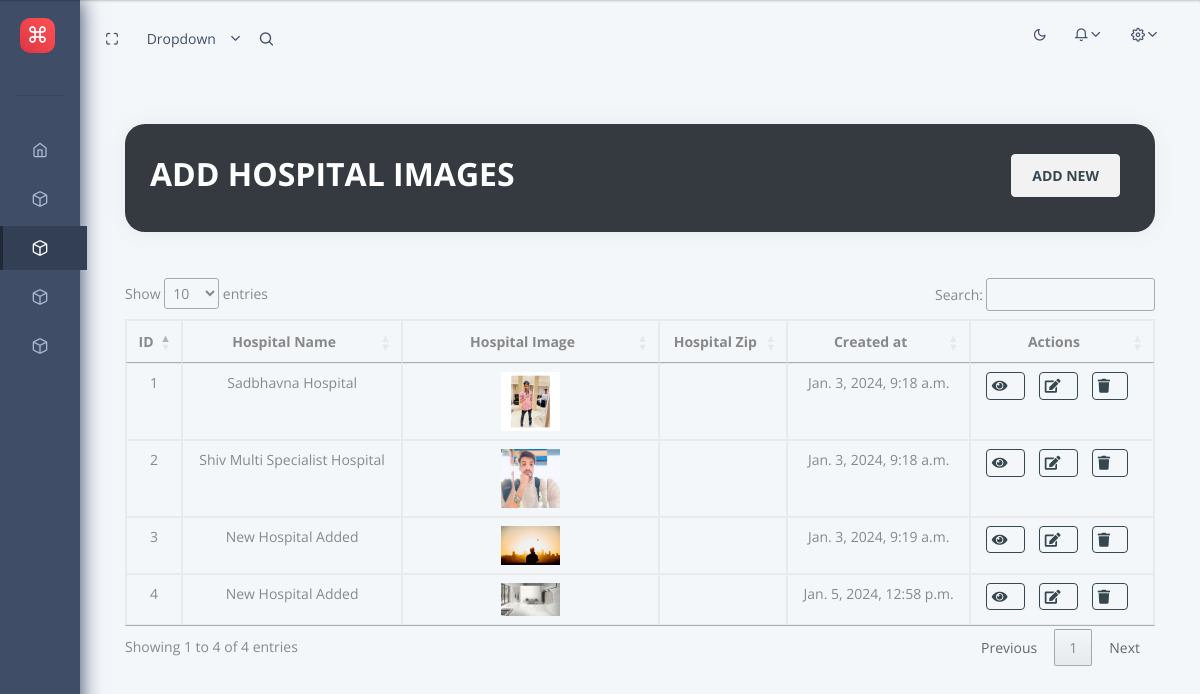
Screenshot of /home/dashboard/hospitals_upload_image/ (signed in) with the database file from the repository.
### home/models.py (models this page shows, shortened)
class HospitalImages(models.Model):
    id = models.AutoField(primary_key=True)
    hmid = models.ForeignKey(HospitalMaster, on_delete=models.CASCADE)
    vZipFileName = models.FileField(upload_to=get_upload_path, blank=True, null=True)
    dDateTime = models.DateTimeField(default=timezone.now)
    vIP = models.CharField(max_length=255)
    iLoginID = models.IntegerField(blank=True, null=True)
    dUDateTime = models.DateTimeField(default=timezone.now)
    vUIP = models.CharField(max_length=255)
    image = models.ImageField(upload_to=get_upload_path, blank=True, null=True)

class HospitalMaster(models.Model):
    id = models.AutoField(primary_key=True)
    vHospitalName = models.CharField(max_length=255)
    vCity = models.CharField(max_length=255)
    vState = models.CharField(max_length=255)
    vAddress = models.CharField(max_length=255)
    vURL = models.CharField(max_length = 255, blank=True, null=True)
    eStatus = models.CharField(max_length=10,  blank=True, null=True)

### home/views.py (the view)
# urls.py: path('dashboard/hospitals_upload_image/', hospital_list_uploadImage, name='hospital_list_uploadImage'),
def hospital_list_uploadImage(request):
    hospitals = HospitalImages.objects.all()
    context = {
        'hospitals': hospitals,
        'segment': 'hospitalImg',
    }
    return render(request, 'home/hospital_UploadImage_List.html', context=context)

### templates/home/hospital_UploadImage_List.html (shortened to what this page needs)
{% extends 'layouts/base.html' %} {% load static %}  {% block content %} {% block extrastyle %}
<link href="https://cdnjs.cloudflare.com/ajax/libs/select2/4.0.13/css/select2.min.css" rel="stylesheet" />
{% endblock extrastyle %}
<div class="header pb-3">
  <div class="container-fluid ">
      <div class="header-body">
          <div class="row mt-3">
              <div class="col-md-12">
                  <div class="card card-stats rounded bg-dark">
                      <div class="card-body">
                          <div class="row">
                              <div class="col-md-12 d-flex align-items-center justify-content-between">
                                  <h3 class="h2 font-weight-bold  text-white"> ADD HOSPITAL IMAGES </h3>
                                      <a href="{% url 'upload_image' %}"
                                     class="btn btn-light bg-gradient-primary font-weight-bold">
                                      ADD NEW
                                  </a>
                              </div>
                          </div>
                      </div>
                  </div>
              </div>
          </div>
      </div>
  </div>
</div>
<div class="container-fluid">
    <table id="hospitalTable" class="table table-bordered table-fixed text-center">
        <thead>
            <tr>
                <th class="text-center">ID</th>
                <th class="text-center">Hospital Name</th>
                <th class="text-center">Hospital Image</th>
                <th class="text-center">Hospital Zip</th>
                <th class="text-center">Created at</th>
                <th class="text-center">Actions</th>
            </tr>
        </thead>
        <tbody>
            {% for hospital in hospitals %}
            <tr>
                <td>{{ forloop.counter }}</td>
                <td>{{ hospital.hmid.vHospitalName }}</td>
                <td class="text-center w-25">
                    <img src="{{ MEDIA_URL }}{{ hospital.image.url }}" alt="{{ image.vZipFileName }}" class="img-fluid w-25" name="hospitalImage">
                </td>
                <td class="text-center">
                </td>
                <td class="text-center">
                    {{ hospital.dUDateTime }}
                </td>
                <td class="text-center">
                    <button class="btn btn-outline-dark btn-md" style="padding: 0.15rem 0.3rem;" data-toggle="modal" data-fid="{{ hospital.id }}"
                    data-target="#viewHospitalModal{{ hospital.id }}">
                        <i class="fas fa-eye fa-md"></i>
                    </button>
                    <button class="btn btn-outline-dark btn-md" style="padding: 0.15rem 0.3rem;" data-toggle="modal" data-fid="{{ hospital.id }}"
                    data-target="#editHospitalModal{{ hospital.id }}">
                        <i class="fas fa-edit fa-md"></i>
                    </button>
                    <a href="{% url 'delete_image' hospital.id %}" class="btn btn-outline-dark btn-md" style="padding: 0.15rem 0.3rem;">
                        <i class="fas fa-trash fa-md"></i>
                    </a>
                </td>
            </tr>
            {% endfor %}
        </tbody>
    </table>
</div>
{% endblock content %}

### static/assets/css/dark.css (style rules this page uses)
:root { --dt-row-selected: 13, 110, 253; --dt-row-selected-text: 255, 255, 255; --dt-row-selected-link: 9, 10, 11; --dt-row-stripe: 0, 0, 0; --dt-row-hover: 0, 0, 0; --dt-column-ordering: 0, 0, 0; --dt-html-background: white; }
table.dataTable thead>tr>th.sorting, table.dataTable thead>tr>th.sorting_asc, table.dataTable thead>tr>th.sorting_desc, table.dataTable thead>tr>th.sorting_asc_disabled, table.dataTable thead>tr>th.sorting_desc_disabled, table.dataTable thead>tr>td.sorting, table.dataTable thead>tr>td.sorting_asc, table.dataTable thead>tr>td.sorting_desc, table.dataTable thead>tr>td.sorting_asc_disabled, table.dataTable thead>tr>td.sorting_desc_disabled { cursor: pointer; position: relative; padding-right: 26px; }
table.dataTable thead>tr>th.sorting:before, table.dataTable thead>tr>th.sorting:after, table.dataTable thead>tr>th.sorting_asc:before, table.dataTable thead>tr>th.sorting_asc:after, table.dataTable thead>tr>th.sorting_desc:before, table.dataTable thead>tr>th.sorting_desc:after, table.dataTable thead>tr>th.sorting_asc_disabled:before, table.dataTable thead>tr>th.sorting_asc_disabled:after, table.dataTable thead>tr>th.sorting_desc_disabled:before, table.dataTable thead>tr>th.sorting_desc_disabled:after, table.dataTable thead>tr>td.sorting:before, table.dataTable thead>tr>td.sorting:after, table.dataTable thead>tr>td.sorting_asc:before, table.dataTable thead>tr>td.sorting_asc:after, table.dataTable thead>tr>td.sorting_desc:before, table.dataTable thead>tr>td.sorting_desc:after, table.dataTable thead>tr>td.sorting_asc_disabled:before, table.dataTable thead>tr>td.sorting_asc_disabled:after, table.dataTable thead>tr>td.sorting_desc_disabled:before, table.dataTable thead>tr>td.sorting_desc_disabled:after { position: absolute; display: block; opacity: 0.125; right: 10px; line-height: 9px; font-size: 0.8em; }
table.dataTable thead>tr>th.sorting:before, table.dataTable thead>tr>th.sorting_asc:before, table.dataTable thead>tr>th.sorting_desc:before, table.dataTable thead>tr>th.sorting_asc_disabled:before, table.dataTable thead>tr>th.sorting_desc_disabled:before, table.dataTable thead>tr>td.sorting:before, table.dataTable thead>tr>td.sorting_asc:before, table.dataTable thead>tr>td.sorting_desc:before, table.dataTable thead>tr>td.sorting_asc_disabled:before, table.dataTable thead>tr>td.sorting_desc_disabled:before { bottom: 50%; content: "▲"; content: "▲" /""; }
table.dataTable thead>tr>th.sorting:after, table.dataTable thead>tr>th.sorting_asc:after, table.dataTable thead>tr>th.sorting_desc:after, table.dataTable thead>tr>th.sorting_asc_disabled:after, table.dataTable thead>tr>th.sorting_desc_disabled:after, table.dataTable thead>tr>td.sorting:after, table.dataTable thead>tr>td.sorting_asc:after, table.dataTable thead>tr>td.sorting_desc:after, table.dataTable thead>tr>td.sorting_asc_disabled:after, table.dataTable thead>tr>td.sorting_desc_disabled:after { top: 50%; content: "▼"; content: "▼" /""; }
table.dataTable thead>tr>th.sorting_asc:before, table.dataTable thead>tr>th.sorting_desc:after, table.dataTable thead>tr>td.sorting_asc:before, table.dataTable thead>tr>td.sorting_desc:after { opacity: 0.6; }
table.dataTable thead th, table.dataTable thead td, table.dataTable tfoot th, table.dataTable tfoot td { text-align: left; }
table.dataTable { width: 100%; margin: 0 auto; clear: both; border-collapse: separate; border-spacing: 0; }
table.dataTable thead th, table.dataTable tfoot th { font-weight: bold; }
table.dataTable>thead>tr>th, table.dataTable>thead>tr>td { padding: 10px; border-bottom: 1px solid rgba(0, 0, 0, 0.3); }
table.dataTable tbody tr { background-color: transparent; }
table.dataTable tbody th, table.dataTable tbody td { padding: 8px 10px; }
table.dataTable.no-footer { border-bottom: 1px solid rgba(0, 0, 0, 0.3); }
table.dataTable th, table.dataTable td { box-sizing: content-box; }

### templates/layouts/base.html (style rules this page uses)
.rounded { border-radius: 1.25rem !important }

### templates/home/hospital_UploadImage_List.html (style rules this page uses)
.card-body { flex-grow: 1; }

### rows the page displays
HospitalImages: hmid.vHospitalName "Sadbhavna Hospital", image (picture), dUDateTime "Jan. 3, 2024, 9:18 a.m."
HospitalImages: hmid.vHospitalName "Shiv Multi Specialist Hospital", image (picture), dUDateTime "Jan. 3, 2024, 9:18 a.m."
HospitalImages: hmid.vHospitalName "New Hospital Added", image (picture), dUDateTime "Jan. 3, 2024, 9:19 a.m."
HospitalImages: hmid.vHospitalName "New Hospital Added", image (picture), dUDateTime "Jan. 5, 2024, 12:58 p.m."
